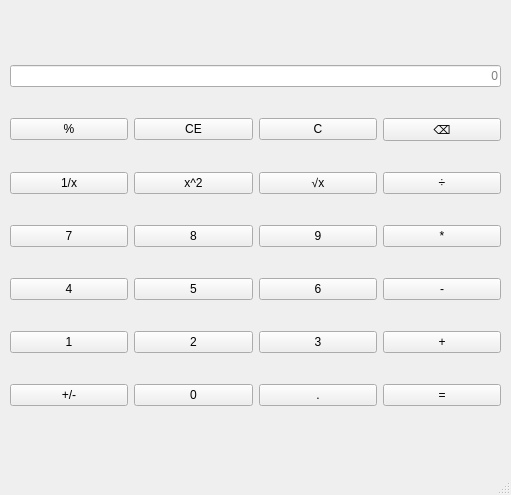
<?xml version="1.0" encoding="UTF-8"?>
<ui version="4.0">
 <class>MainWindow</class>
 <widget class="QMainWindow" name="MainWindow">
  <property name="geometry">
   <rect>
    <x>0</x>
    <y>0</y>
    <width>511</width>
    <height>495</height>
   </rect>
  </property>
  <property name="windowTitle">
   <string>MainWindow</string>
  </property>
  <widget class="QWidget" name="centralwidget">
   <widget class="QWidget" name="layoutWidget">
    <property name="geometry">
     <rect>
      <x>10</x>
      <y>40</y>
      <width>491</width>
      <height>391</height>
     </rect>
    </property>
    <layout class="QGridLayout" name="gridLayout">
     <item row="5" column="1">
      <widget class="QPushButton" name="num2">
       <property name="text">
        <string>2</string>
       </property>
      </widget>
     </item>
     <item row="2" column="3">
      <widget class="QPushButton" name="divide">
       <property name="text">
        <string>÷</string>
       </property>
      </widget>
     </item>
     <item row="3" column="3">
      <widget class="QPushButton" name="multipicat">
       <property name="text">
        <string>*</string>
       </property>
      </widget>
     </item>
     <item row="4" column="0">
      <widget class="QPushButton" name="num4">
       <property name="text">
        <string>4</string>
       </property>
      </widget>
     </item>
     <item row="5" column="3">
      <widget class="QPushButton" name="add">
       <property name="text">
        <string>+</string>
       </property>
      </widget>
     </item>
     <item row="3" column="1">
      <widget class="QPushButton" name="num8">
       <property name="text">
        <string>8</string>
       </property>
      </widget>
     </item>
     <item row="5" column="2">
      <widget class="QPushButton" name="num3">
       <property name="text">
        <string>3</string>
       </property>
      </widget>
     </item>
     <item row="3" column="0">
      <widget class="QPushButton" name="num7">
       <property name="text">
        <string>7</string>
       </property>
      </widget>
     </item>
     <item row="4" column="1">
      <widget class="QPushButton" name="num5">
       <property name="text">
        <string>5</string>
       </property>
      </widget>
     </item>
     <item row="3" column="2">
      <widget class="QPushButton" name="num9">
       <property name="text">
        <string>9</string>
       </property>
      </widget>
     </item>
     <item row="2" column="2">
      <widget class="QPushButton" name="sqrt">
       <property name="text">
        <string>√x</string>
       </property>
      </widget>
     </item>
     <item row="5" column="0">
      <widget class="QPushButton" name="num1">
       <property name="text">
        <string>1</string>
       </property>
      </widget>
     </item>
     <item row="7" column="0">
      <widget class="QPushButton" name="addsubtract">
       <property name="text">
        <string>+/-</string>
       </property>
      </widget>
     </item>
     <item row="1" column="3">
      <widget class="QPushButton" name="delete_2">
       <property name="text">
        <string>⌫</string>
       </property>
      </widget>
     </item>
     <item row="1" column="1">
      <widget class="QPushButton" name="CE">
       <property name="text">
        <string>CE</string>
       </property>
      </widget>
     </item>
     <item row="1" column="0">
      <widget class="QPushButton" name="percentage">
       <property name="text">
        <string>%</string>
       </property>
      </widget>
     </item>
     <item row="7" column="2">
      <widget class="QPushButton" name="point">
       <property name="text">
        <string>.</string>
       </property>
      </widget>
     </item>
     <item row="2" column="1">
      <widget class="QPushButton" name="square">
       <property name="text">
        <string>x^2</string>
       </property>
      </widget>
     </item>
     <item row="1" column="2">
      <widget class="QPushButton" name="clear">
       <property name="text">
        <string>C</string>
       </property>
      </widget>
     </item>
     <item row="4" column="3">
      <widget class="QPushButton" name="subtract">
       <property name="text">
        <string>-</string>
       </property>
      </widget>
     </item>
     <item row="2" column="0">
      <widget class="QPushButton" name="part">
       <property name="text">
        <string>1/x</string>
       </property>
      </widget>
     </item>
     <item row="7" column="1">
      <widget class="QPushButton" name="num0">
       <property name="text">
        <string>0</string>
       </property>
      </widget>
     </item>
     <item row="0" column="0" colspan="4">
      <widget class="QLineEdit" name="lineEdit">
       <property name="alignment">
        <set>Qt::AlignRight|Qt::AlignTrailing|Qt::AlignVCenter</set>
       </property>
       <property name="readOnly">
        <bool>false</bool>
       </property>
       <property name="placeholderText">
        <string>0</string>
       </property>
      </widget>
     </item>
     <item row="4" column="2">
      <widget class="QPushButton" name="num6">
       <property name="text">
        <string>6</string>
       </property>
      </widget>
     </item>
     <item row="7" column="3">
      <widget class="QPushButton" name="result">
       <property name="text">
        <string>=</string>
       </property>
      </widget>
     </item>
    </layout>
   </widget>
  </widget>
  <widget class="QMenuBar" name="menubar">
   <property name="geometry">
    <rect>
     <x>0</x>
     <y>0</y>
     <width>511</width>
     <height>21</height>
    </rect>
   </property>
  </widget>
  <widget class="QStatusBar" name="statusbar"/>
 </widget>
 <resources/>
 <connections/>
</ui>
